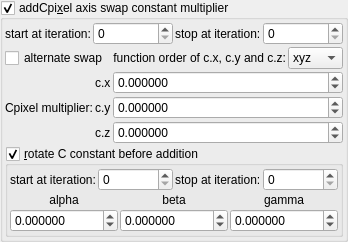
    <widget class="MyGroupBox" name="groupCheck_transf_addCpixel_enabled_false">
     <property name="toolTip">
      <string>&lt;html&gt;&lt;head/&gt;&lt;body&gt;&lt;p&gt;Cpixel is CVector3 c = ( c.x, c.y, c.z). It is each original point (pixel) in 3D space where the iteration starts from, ( c = original z for each point .) It is commonly found in formula structures z = f(z) + c.&lt;/p&gt;&lt;p&gt;The Cpixel multiplier effectively scales this point &amp;quot;c&amp;quot;.&lt;/p&gt;&lt;p&gt;This transform allows the swapping of the order of the &amp;quot;CVector3 c&amp;quot; components before being multiplied by &amp;quot;CVector3 z&amp;quot; components.&lt;/p&gt;&lt;/body&gt;&lt;/html&gt;</string>
     </property>
     <property name="title">
      <string>addCpi&amp;xel axis swap constant multiplier</string>
     </property>
     <property name="checkable">
      <bool>true</bool>
     </property>
     <layout class="QVBoxLayout" name="verticalLayout_50">
      <property name="spacing">
       <number>2</number>
      </property>
      <property name="leftMargin">
       <number>2</number>
      </property>
      <property name="topMargin">
       <number>2</number>
      </property>
      <property name="rightMargin">
       <number>2</number>
      </property>
      <property name="bottomMargin">
       <number>2</number>
      </property>
      <item>
       <layout class="QHBoxLayout" name="horizontalLayout_17" stretch="0,1,0,1">
        <item>
         <widget class="QLabel" name="label_98">
          <property name="text">
           <string>start at iteration:</string>
          </property>
         </widget>
        </item>
        <item>
         <widget class="MySpinBox" name="spinboxInt_transf_start_iterations_H">
          <property name="sizePolicy">
           <sizepolicy hsizetype="Minimum" vsizetype="Maximum">
            <horstretch>0</horstretch>
            <verstretch>0</verstretch>
           </sizepolicy>
          </property>
          <property name="minimum">
           <number>0</number>
          </property>
          <property name="maximum">
           <number>999</number>
          </property>
          <property name="value">
           <number>0</number>
          </property>
         </widget>
        </item>
        <item>
         <widget class="QLabel" name="label_70">
          <property name="text">
           <string>stop at iteration:</string>
          </property>
         </widget>
        </item>
        <item>
         <widget class="MySpinBox" name="spinboxInt_transf_stop_iterations_H">
          <property name="sizePolicy">
           <sizepolicy hsizetype="Preferred" vsizetype="Maximum">
            <horstretch>0</horstretch>
            <verstretch>0</verstretch>
           </sizepolicy>
          </property>
          <property name="maximum">
           <number>999</number>
          </property>
         </widget>
        </item>
       </layout>
      </item>
      <item>
       <layout class="QGridLayout" name="gridLayout_25" columnstretch="0,0,0,1">
        <property name="spacing">
         <number>2</number>
        </property>
        <item row="0" column="3">
         <widget class="MyComboBox" name="comboBox_mandelbulbMulti_order_of_xyz">
          <item>
           <property name="text">
            <string notr="true">xyz</string>
           </property>
          </item>
          <item>
           <property name="text">
            <string notr="true">xzy</string>
           </property>
          </item>
          <item>
           <property name="text">
            <string notr="true">yxz</string>
           </property>
          </item>
          <item>
           <property name="text">
            <string notr="true">yzx</string>
           </property>
          </item>
          <item>
           <property name="text">
            <string notr="true">zxy</string>
           </property>
          </item>
          <item>
           <property name="text">
            <string notr="true">zyx</string>
           </property>
          </item>
         </widget>
        </item>
        <item row="0" column="0" colspan="2">
         <widget class="MyCheckBox" name="checkBox_transf_alternate_enabled_false">
          <property name="text">
           <string>alternate swap</string>
          </property>
         </widget>
        </item>
        <item row="0" column="2">
         <widget class="QLabel" name="label_2">
          <property name="text">
           <string>function order of c.x, c.y and c.z:</string>
          </property>
          <property name="alignment">
           <set>Qt::AlignRight|Qt::AlignTrailing|Qt::AlignVCenter</set>
          </property>
         </widget>
        </item>
        <item row="1" column="2" colspan="2">
         <widget class="MyDoubleSpinBox" name="spinbox3_transf_constant_multiplier_111_x">
          <property name="sizePolicy">
           <sizepolicy hsizetype="Minimum" vsizetype="Maximum">
            <horstretch>0</horstretch>
            <verstretch>0</verstretch>
           </sizepolicy>
          </property>
          <property name="prefix">
           <string/>
          </property>
          <property name="decimals">
           <number>6</number>
          </property>
          <property name="minimum">
           <double>-99.989999999999995</double>
          </property>
          <property name="singleStep">
           <double>0.100000000000000</double>
          </property>
         </widget>
        </item>
        <item row="1" column="1">
         <widget class="QLabel" name="label_118">
          <property name="text">
           <string notr="true">c.x</string>
          </property>
         </widget>
        </item>
        <item row="3" column="2" colspan="2">
         <widget class="MyDoubleSpinBox" name="spinbox3_transf_constant_multiplier_111_z">
          <property name="sizePolicy">
           <sizepolicy hsizetype="Minimum" vsizetype="Maximum">
            <horstretch>0</horstretch>
            <verstretch>0</verstretch>
           </sizepolicy>
          </property>
          <property name="prefix">
           <string/>
          </property>
          <property name="decimals">
           <number>6</number>
          </property>
          <property name="minimum">
           <double>-99.989999999999995</double>
          </property>
          <property name="singleStep">
           <double>0.100000000000000</double>
          </property>
         </widget>
        </item>
        <item row="1" column="0" rowspan="3">
         <widget class="QLabel" name="label_123">
          <property name="text">
           <string>Cpixel multiplier:</string>
          </property>
         </widget>
        </item>
        <item row="2" column="2" colspan="2">
         <widget class="MyDoubleSpinBox" name="spinbox3_transf_constant_multiplier_111_y">
          <property name="sizePolicy">
           <sizepolicy hsizetype="Minimum" vsizetype="Maximum">
            <horstretch>0</horstretch>
            <verstretch>0</verstretch>
           </sizepolicy>
          </property>
          <property name="prefix">
           <string/>
          </property>
          <property name="decimals">
           <number>6</number>
          </property>
          <property name="minimum">
           <double>-99.989999999999995</double>
          </property>
          <property name="singleStep">
           <double>0.100000000000000</double>
          </property>
         </widget>
        </item>
        <item row="3" column="1">
         <widget class="QLabel" name="label_122">
          <property name="text">
           <string notr="true">c.z</string>
          </property>
         </widget>
        </item>
        <item row="2" column="1">
         <widget class="QLabel" name="label_114">
          <property name="text">
           <string notr="true">c.y</string>
          </property>
         </widget>
        </item>
       </layout>
      </item>
      <item>
       <widget class="MyGroupBox" name="groupCheck_transf_rotation_enabled">
        <property name="title">
         <string>&amp;rotate C constant before addition</string>
        </property>
        <property name="checkable">
         <bool>true</bool>
        </property>
        <layout class="QVBoxLayout" name="verticalLayout_9" stretch="0,0">
         <property name="spacing">
          <number>2</number>
         </property>
         <property name="leftMargin">
          <number>2</number>
         </property>
         <property name="topMargin">
          <number>2</number>
         </property>
         <property name="rightMargin">
          <number>2</number>
         </property>
         <property name="bottomMargin">
          <number>2</number>
         </property>
         <item>
          <layout class="QHBoxLayout" name="horizontalLayout_18" stretch="0,1,0,1">
           <item>
            <widget class="QLabel" name="label_99">
             <property name="text">
              <string>start at iteration:</string>
             </property>
            </widget>
           </item>
           <item>
            <widget class="MySpinBox" name="spinboxInt_transf_start_iterations_G">
             <property name="sizePolicy">
              <sizepolicy hsizetype="Minimum" vsizetype="Maximum">
               <horstretch>0</horstretch>
               <verstretch>0</verstretch>
              </sizepolicy>
             </property>
             <property name="minimum">
              <number>0</number>
             </property>
             <property name="maximum">
              <number>999</number>
             </property>
             <property name="value">
              <number>0</number>
             </property>
            </widget>
           </item>
           <item>
            <widget class="QLabel" name="label_71">
             <property name="text">
              <string>stop at iteration:</string>
             </property>
            </widget>
           </item>
           <item>
            <widget class="MySpinBox" name="spinboxInt_transf_stop_iterations_G">
             <property name="sizePolicy">
              <sizepolicy hsizetype="Preferred" vsizetype="Maximum">
               <horstretch>0</horstretch>
               <verstretch>0</verstretch>
              </sizepolicy>
             </property>
             <property name="maximum">
              <number>999</number>
             </property>
            </widget>
           </item>
          </layout>
         </item>
         <item>
          <layout class="QGridLayout" name="gridLayout_34" columnstretch="0,0,0">
           <property name="spacing">
            <number>2</number>
           </property>
           <item row="0" column="2">
            <widget class="QLabel" name="label_41">
             <property name="text">
              <string notr="true">gamma</string>
             </property>
             <property name="alignment">
              <set>Qt::AlignCenter</set>
             </property>
            </widget>
           </item>
           <item row="0" column="1">
            <widget class="QLabel" name="label_40">
             <property name="text">
              <string notr="true">beta</string>
             </property>
             <property name="alignment">
              <set>Qt::AlignCenter</set>
             </property>
            </widget>
           </item>
           <item row="0" column="0">
            <widget class="QLabel" name="label_39">
             <property name="text">
              <string notr="true">alpha</string>
             </property>
             <property name="alignment">
              <set>Qt::AlignCenter</set>
             </property>
            </widget>
           </item>
           <item row="1" column="0">
            <widget class="MyDoubleSpinBox" name="spinboxd3_transf_rotation_x">
             <property name="sizePolicy">
              <sizepolicy hsizetype="Minimum" vsizetype="Maximum">
               <horstretch>0</horstretch>
               <verstretch>0</verstretch>
              </sizepolicy>
             </property>
             <property name="prefix">
              <string/>
             </property>
             <property name="suffix">
              <string/>
             </property>
             <property name="decimals">
              <number>6</number>
             </property>
             <property name="minimum">
              <double>-36000.000000000000000</double>
             </property>
             <property name="maximum">
              <double>36000.000000000000000</double>
             </property>
             <property name="singleStep">
              <double>1.000000000000000</double>
             </property>
            </widget>
           </item>
           <item row="1" column="1">
            <widget class="MyDoubleSpinBox" name="spinboxd3_transf_rotation_y">
             <property name="sizePolicy">
              <sizepolicy hsizetype="Minimum" vsizetype="Maximum">
               <horstretch>0</horstretch>
               <verstretch>0</verstretch>
              </sizepolicy>
             </property>
             <property name="prefix">
              <string/>
             </property>
             <property name="suffix">
              <string/>
             </property>
             <property name="decimals">
              <number>6</number>
             </property>
             <property name="minimum">
              <double>-36000.000000000000000</double>
             </property>
             <property name="maximum">
              <double>36000.000000000000000</double>
             </property>
             <property name="singleStep">
              <double>1.000000000000000</double>
             </property>
            </widget>
           </item>
           <item row="1" column="2">
            <widget class="MyDoubleSpinBox" name="spinboxd3_transf_rotation_z">
             <property name="sizePolicy">
              <sizepolicy hsizetype="Minimum" vsizetype="Maximum">
               <horstretch>0</horstretch>
               <verstretch>0</verstretch>
              </sizepolicy>
             </property>
             <property name="prefix">
              <string/>
             </property>
             <property name="suffix">
              <string/>
             </property>
             <property name="decimals">
              <number>6</number>
             </property>
             <property name="minimum">
              <double>-36000.000000000000000</double>
             </property>
             <property name="maximum">
              <double>36000.000000000000000</double>
             </property>
             <property name="singleStep">
              <double>1.000000000000000</double>
             </property>
            </widget>
           </item>
          </layout>
         </item>
        </layout>
       </widget>
      </item>
     </layout>
    </widget>
